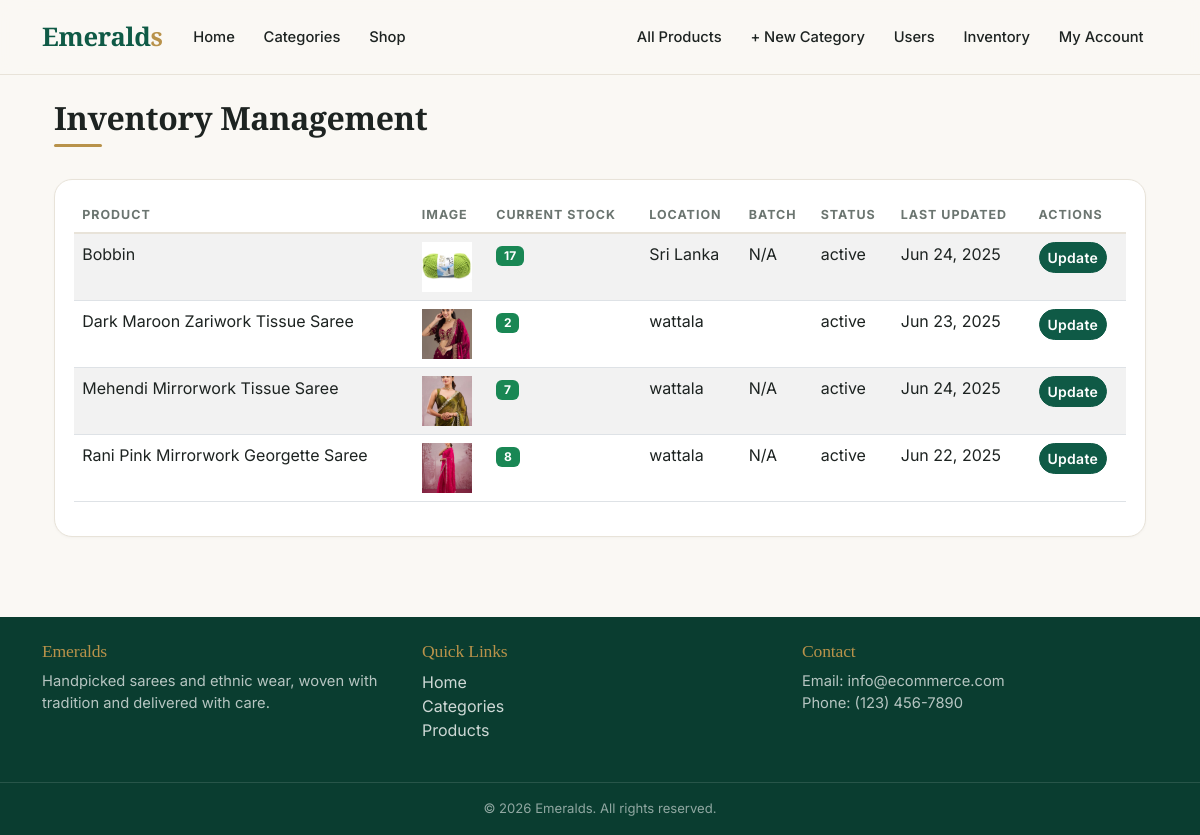
Screenshot of /admin/inventory.php (signed in) with the database file from the repository.
### tables this page shows
CREATE TABLE `inventory` (
  `inventoryID` int(11) NOT NULL,
  `productID` int(11) NOT NULL,
  `quantityINstock` int(11) NOT NULL DEFAULT 0,
  `lastupdated` datetime DEFAULT current_timestamp() ON UPDATE current_timestamp(),
  `location` varchar(100) DEFAULT NULL,
  `batchnumber` varchar(50) DEFAULT NULL,
  `status` enum('active','inactive','recalled') DEFAULT 'active'
);

CREATE TABLE `product` (
  `productID` int(11) NOT NULL,
  `Description` text DEFAULT NULL,
  `unitprice` decimal(10,2) NOT NULL,
  `quantityINstock` int(11) NOT NULL DEFAULT 0,
  `supplierid` int(11) DEFAULT NULL,
  `dataAdded` datetime DEFAULT current_timestamp(),
  `productname` varchar(100) NOT NULL,
  `addedBY` int(11) DEFAULT NULL,
  `imageURl` varchar(255) DEFAULT NULL,
  `imageURl2` varchar(255) NOT NULL,
  `imageURl3` varchar(255) NOT NULL,
  `location` varchar(100) DEFAULT NULL,
  `categoryID` int(11) DEFAULT NULL
);

### includes/functions.php (called while the page is built, shortened)
<?php
function formatDate($dateString, $format = 'M d, Y')
{
    return date($format, strtotime($dateString));
}

### admin/inventory.php (the view, shortened to what this page needs)
<?php
require_once '../includes/db_connect.php';
require_once '../includes/functions.php';
require_once '../includes/header.php';
$inventory = $pdo->query("
    SELECT p.productID, p.productname, p.imageURl, p.quantityINstock as product_stock,
           i.quantityINstock, i.location, i.lastupdated, i.batchnumber, i.status
    FROM product p
    LEFT JOIN inventory i ON p.productID = i.productID
    ORDER BY p.productname
")->fetchAll(PDO::FETCH_ASSOC);
?>
<div class="container-fluid">
    <div class="row mb-4">
        <div class="col-md-6">
            <h2>Inventory Management</h2>
        </div>
    </div>
    <div class="card">
        <div class="card-body">
            <div class="table-responsive">
                <table class="table table-striped table-hover">
                    <thead>
                        <tr>
                            <th>Product</th>
                            <th>Image</th>
                            <th>Current Stock</th>
                            <th>Location</th>
                            <th>Batch</th>
                            <th>Status</th>
                            <th>Last Updated</th>
                            <th>Actions</th>
                        </tr>
                    </thead>
                    <tbody>
                        <?php foreach ($inventory as $item): ?>
                            <tr>
                                <td><?php echo htmlspecialchars($item['productname']); ?></td>
                                <td>
                                    <?php if ($item['imageURl']): ?>
                                        <img src="../assets/images/products/<?php echo htmlspecialchars($item['imageURl']); ?>"
                                            alt="Product Image"
                                            style="width: 50px; height: 50px; object-fit: cover;">
                                    <?php endif; ?>
                                </td>
                                <td>
                                    <span class="badge bg-<?php echo ($item['product_stock'] ?? $item['product_stock']) > 0 ? 'success' : 'danger'; ?>">
                                        <?php echo $item['product_stock'] ?? $item['product_stock']; ?>
                                    </span>
                                </td>
                                <td><?php echo htmlspecialchars($item['location'] ?? 'N/A'); ?></td>
                                <td><?php echo htmlspecialchars($item['batchnumber'] ?? 'N/A'); ?></td>
                                <td><?php echo htmlspecialchars($item['status'] ?? 'N/A'); ?></td>
                                <td><?php echo $item['lastupdated'] ? formatDate($item['lastupdated']) : 'Never'; ?></td>
                                <td>
                                    <button class="btn btn-sm btn-primary"
                                        data-bs-toggle="modal"
                                        data-bs-target="#editModal"
                                        data-product-id="<?php echo $item['productID']; ?>"
                                        data-current-stock="<?php echo $item['quantityINstock'] ?? $item['product_stock']; ?>"
                                        data-location="<?php echo htmlspecialchars($item['location'] ?? ''); ?>"
                                        data-batch-number="<?php echo htmlspecialchars($item['batchnumber'] ?? ''); ?>"
                                        data-status="<?php echo htmlspecialchars($item['status'] ?? 'active'); ?>">
                                        Update
                                    </button>
                                </td>
                            </tr>
                        <?php endforeach; ?>
                    </tbody>
                </table>
            </div>
        </div>
    </div>
</div>
<?php require_once '../includes/footer.php'; ?>

### assets/css/style.css (style rules this page uses)
:root { --em:#0f5a46; --em-dark:#0a3d30; --em-soft:#e7f1ed; --gold:#b8924a; --ink:#1d2321; --muted:#6b7570; --bg:#faf8f4; --line:#e8e3d9; --bs-body-font-family:'Inter',system-ui,sans-serif; --bs-body-color:var(--ink); }
body { font-family:'Inter',system-ui,sans-serif;background:var(--bg);color:var(--ink);-webkit-font-smoothing:antialiased }
h1,h2,h3,h4,h5,.navbar-brand { font-family:'Playfair Display',Georgia,serif;letter-spacing:-.01em }
h2 { font-weight:600;position:relative;padding-bottom:.6rem }
h2::after { content:"";position:absolute;left:0;bottom:0;width:48px;height:3px;background:var(--gold);border-radius:2px }
.btn { border-radius:999px;font-weight:600;letter-spacing:.02em;transition:all .25s }
.btn-primary,.btn-success { background:var(--em);border-color:var(--em) }
.card { border:1px solid var(--line);border-radius:18px;background:#fff;overflow:hidden;box-shadow:0 1px 3px rgba(0,0,0,.03);transition:transform .35s,box-shadow .35s }
.card-body { padding:1.1rem 1.2rem }
.table { --bs-table-bg:transparent }
.table thead th { font-size:.78rem;text-transform:uppercase;letter-spacing:.08em;color:var(--muted);border-bottom:2px solid var(--line) }

### rows the page displays
inventory: productID.productname "Bobbin", productID.imageURl (picture), productID.quantityINstock "17", location "Sri Lanka", batchnumber "N/A", status "active", lastupdated "Jun 24, 2025"
inventory: productID.productname "Dark Maroon Zariwork Tissue Saree", productID.imageURl (picture), productID.quantityINstock "2", location "wattala", status "active", lastupdated "Jun 23, 2025"
inventory: productID.productname "Mehendi Mirrorwork Tissue Saree", productID.imageURl (picture), productID.quantityINstock "7", location "wattala", batchnumber "N/A", status "active", lastupdated "Jun 24, 2025"
inventory: productID.productname "Rani Pink Mirrorwork Georgette Saree", productID.imageURl (picture), productID.quantityINstock "8", location "wattala", batchnumber "N/A", status "active", lastupdated "Jun 22, 2025"
